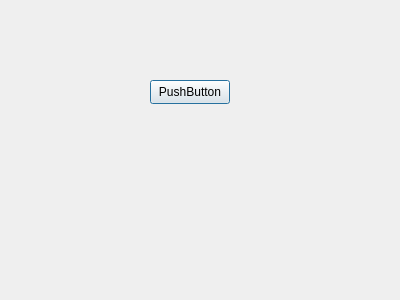
<?xml version="1.0" encoding="UTF-8"?>
<ui version="4.0">
 <class>Dialog</class>
 <widget class="QDialog" name="Dialog">
  <property name="geometry">
   <rect>
    <x>0</x>
    <y>0</y>
    <width>400</width>
    <height>300</height>
   </rect>
  </property>
  <property name="windowTitle">
   <string>Dialog</string>
  </property>
  <widget class="QPushButton" name="pushButton">
   <property name="geometry">
    <rect>
     <x>150</x>
     <y>80</y>
     <width>80</width>
     <height>24</height>
    </rect>
   </property>
   <property name="text">
    <string>PushButton</string>
   </property>
  </widget>
 </widget>
 <resources/>
 <connections/>
</ui>
